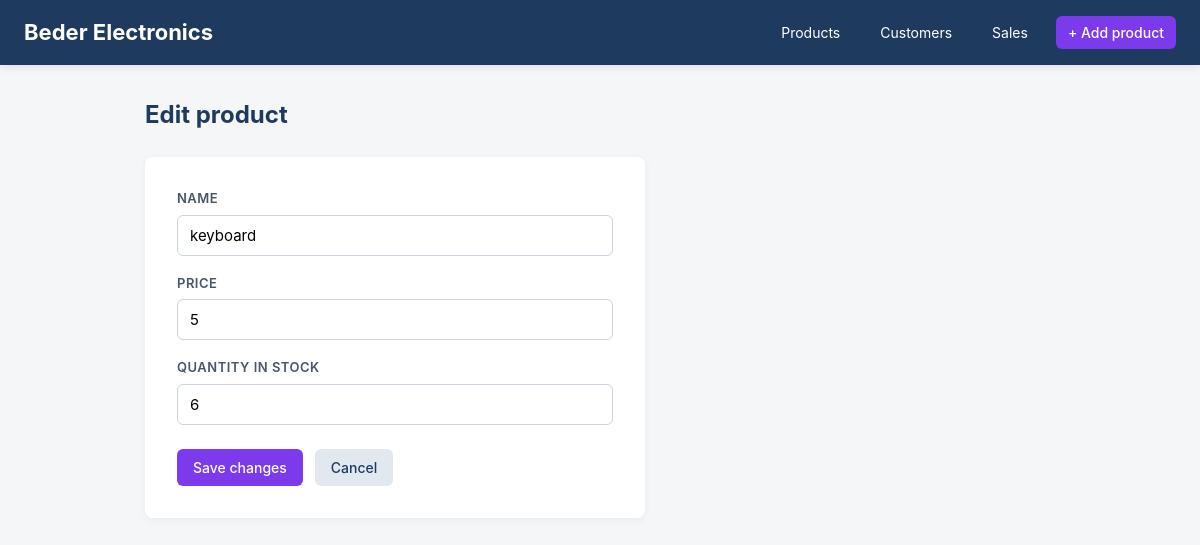
The app's page /edit_product.php?id=5 with its own data.
### tables this page shows
CREATE TABLE products (
        id INTEGER PRIMARY KEY AUTOINCREMENT,
        name TEXT NOT NULL,
        price REAL NOT NULL,
        quantity_in_stock INTEGER NOT NULL DEFAULT 0,
        created_at TEXT NOT NULL DEFAULT CURRENT_TIMESTAMP
    );

### edit_product.php (the view, shortened to what this page needs)
<?php
require_once "database.php";
$id = (int) ($_GET["id"] ?? 0);
$stmt = $db->prepare("SELECT * FROM products WHERE id = :id");
$stmt->execute(["id" => $id]);
$product = $stmt->fetch(PDO::FETCH_ASSOC);
require_once "header.php";
?>
<h2 class="page-title">Edit product</h2>
<div class="form-card">
    <form action="update_product.php" method="POST">
        <div class="form-group">
            <label for="name">Name</label>
            <input type="text" id="name" name="name"
                   value="<?= htmlspecialchars($product["name"]) ?>" required>
        </div>
        <div class="form-group">
            <label for="price">Price</label>
            <input type="number" step="0.01" min="0" id="price" name="price"
                   value="<?= htmlspecialchars($product["price"]) ?>" required>
        </div>
        <div class="form-group">
            <label for="quantity_in_stock">Quantity in stock</label>
            <input type="number" step="1" min="0" id="quantity_in_stock" name="quantity_in_stock"
                   value="<?= htmlspecialchars($product["quantity_in_stock"]) ?>" required>
        </div>
        <div class="form-actions">
            <button type="submit" class="btn btn--primary">Save changes</button>
            <a href="index.php" class="btn btn--secondary">Cancel</a>
        </div>
    </form>
</div>
<?php require_once "footer.php"; ?>

### style.css (style rules this page uses)
* { box-sizing: border-box; }
body { margin: 0; font-family: -apple-system, BlinkMacSystemFont, "Segoe UI", Roboto, sans-serif; background-color: #f4f6f8; color: #1a1a1a; line-height: 1.5; }
.page-title { font-size: 24px; margin: 0 0 24px 0; color: #1F3A5F; }
.btn { display: inline-block; padding: 8px 16px; border-radius: 6px; text-decoration: none; font-size: 14px; font-weight: 500; cursor: pointer; border: none; font-family: inherit; }
.btn--primary { background-color: #7C3AED; color: white; }
.btn--secondary { background-color: #e2e8f0; color: #1F3A5F; }
.form-card { background: white; padding: 32px; border-radius: 8px; box-shadow: 0 2px 8px rgba(0, 0, 0, 0.05); max-width: 500px; }
.form-group { margin-bottom: 18px; }
.form-group label { display: block; font-size: 13px; font-weight: 600; color: #475569; margin-bottom: 6px; text-transform: uppercase; letter-spacing: 0.5px; }
.form-group input, .form-group select { width: 100%; padding: 10px 12px; border: 1px solid #cbd5e0; border-radius: 6px; font-size: 15px; font-family: inherit; }
.form-actions { margin-top: 24px; display: flex; gap: 12px; }

### records on screen
products: name "keyboard", price "5", quantity_in_stock "6"
